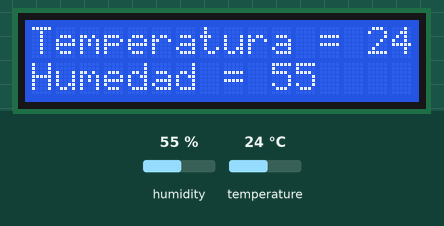
Bench run of a program on a simulated pyboard running MicroPython. Shown: 16×2 character LCD. The test bench sets the inputs (shaded band); at power-on: humidity 55 %, temperature 24 °C. What the program prints to the serial console is not drawn.

Above: at 1.2 s.
1.3 s: humidity set to 22 %
At 2.6 s:
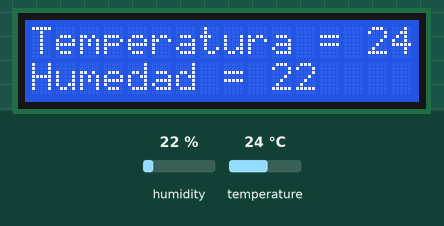
3.4 s: temperature set to 12 °C
At 5.9 s:
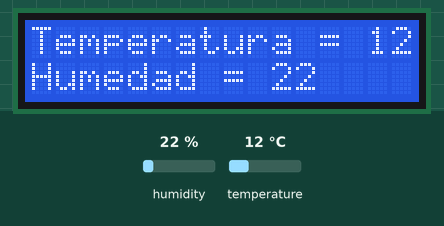
6.2 s: humidity set to 40 %
At 6.8 s:
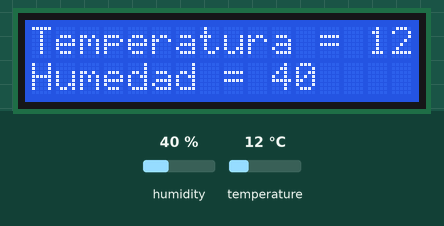
8.3 s: temperature set to 19 °C
At 10.4 s:
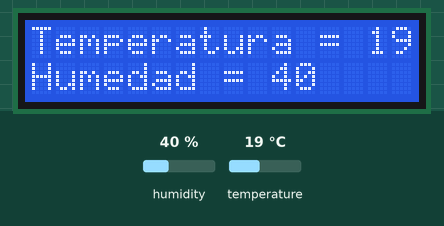
Timing chart, 0 to 11.8 s (numbered marks = the images above; inputs shaded):
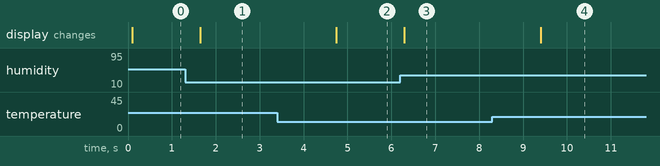

The program:

PyBoard_LCD_I2C_DHT11.py
```python
# main.py -- put your code here!
import pyb														# Clase que contiene la conf de la pyboard
import dht														# Clase que contiene la conf del sensor DHT11
from pyb import I2C, delay, millis								# importa conf de I2C , delay, millis
from lcd_api import LcdApi										# Clase que contiene las funciones del LCD
from pyb_i2c_lcd import I2cLcd									# Clase que contiene la conf del LCD con conversor I2C

DEFAULT_I2C_ADDR = 0x27											# Direccion por defecto del LCD 0x27 se puede cambiar con jumpers desde 0x20 a 0x27
PX1 = pyb.Pin(pyb.Pin.board.X1, pyb.Pin.IN)						# Conectar DHT11 al pin X1 configurando este como entrada
d = dht.DHT11(PX1)												# instantacion del pin X1 en el sensor DHT11
i2c = I2C(1, I2C.MASTER)										# Crea un puerto llamado i2c en el I2C numero 1 de la pyb_i2c_lcd
lcd = I2cLcd(i2c, DEFAULT_I2C_ADDR, 2, 16)						# Instantacion del i2c a un display lcd 16x2 en la direccion 0x27
#lcd.move_to(0, 0)
#lcd.putstr("%7d" % (millis() // 1000))
while True:
	d.measure()													# actualiza mediciones desde el DHT11
	DT=d.temperature() # eg. 23 (°C)							# guarda en DT la temperatura en grados celcuis medida como entero
	DH=d.humidity()    # eg. 41 (% RH)							# guarda en DH la humedad relativa en % de humedad medida cmo entero
	print("la temperatura es:",DT, "y  la humedad:",DH)			# imprime en el terminal serial el texto
	lcd.move_to(0, 0)											# ubica display en la columna 0 fila 0 el cursor
	lcd.putstr("Temperatura = %d" %DT)							# imprime texto en el display
	lcd.move_to(0, 1)											# ubica display en la columna 0 fila 1 el cursor
	lcd.putstr("Humedad = %d" %DH)								# imprime texto en el display
	pyb.delay(1500)												# retardo de 1500 mseg o 1.5 seg
```

Measured:
- after the input at 1.3 s, the display: changes after 0.35 s (image 1)
- after the input at 3.4 s, the display: changes after 1.3 s (image 2)
- after the input at 6.2 s, the display: changes after 0.10 s (image 3)
- after the input at 8.3 s, the display: changes after 1.1 s (image 4)
